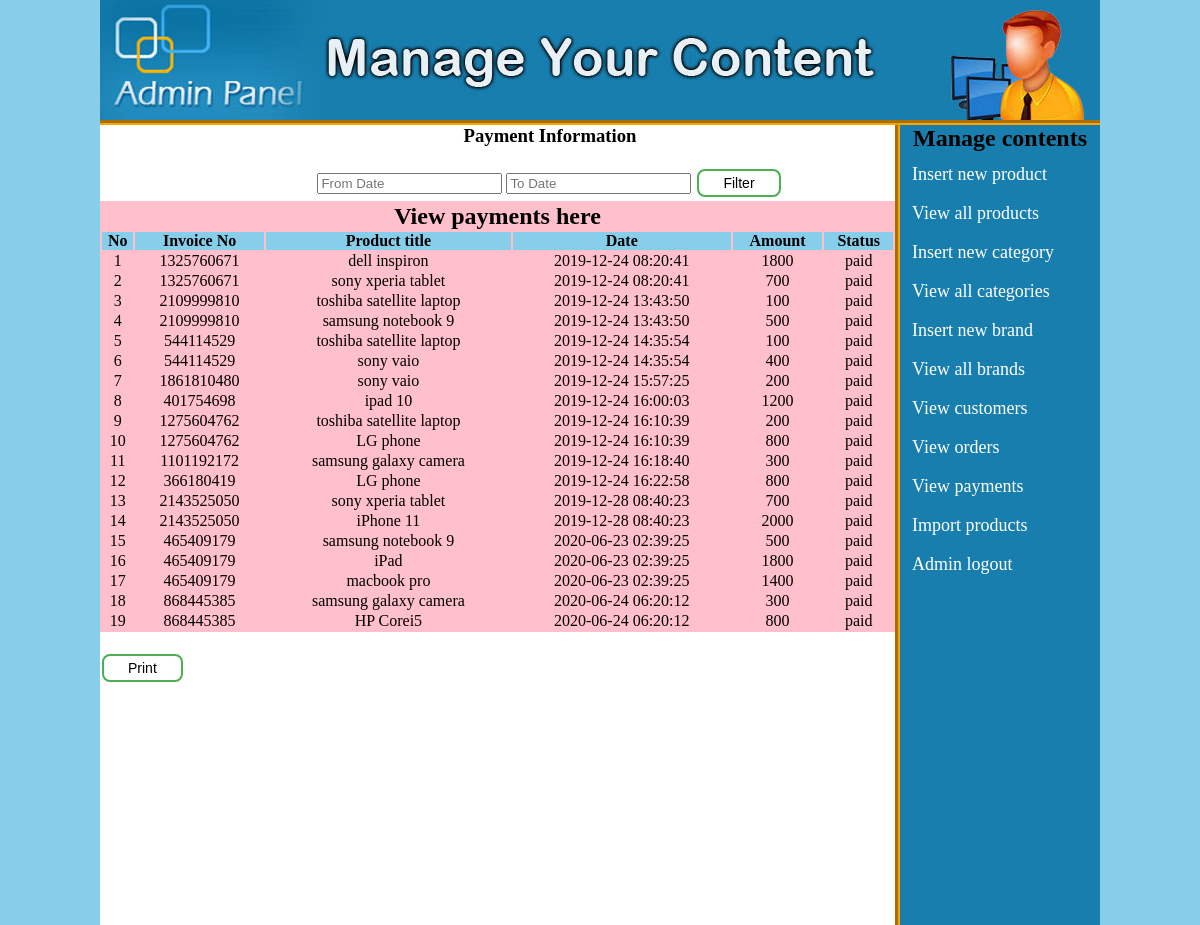
The page /admin_area/index.php?view_payments (signed in) on the database its author committed.
### tables this page shows
CREATE TABLE `orders` (
  `order_id` int(100) NOT NULL,
  `invoice_no` int(100) NOT NULL,
  `product_id` int(100) NOT NULL,
  `customer_id` int(10) NOT NULL,
  `order_date` timestamp NOT NULL DEFAULT CURRENT_TIMESTAMP ON UPDATE CURRENT_TIMESTAMP,
  `qty` int(10) NOT NULL,
  `order_status` text NOT NULL
);

CREATE TABLE `products` (
  `product_id` int(100) NOT NULL,
  `product_cat` int(100) NOT NULL,
  `product_brand` int(100) NOT NULL,
  `product_title` varchar(255) NOT NULL,
  `product_price` int(100) NOT NULL,
  `product_desc` text NOT NULL,
  `product_image` text NOT NULL,
  `product_keywords` text NOT NULL
);

### admin_area/view_payments.php (the view, shortened to what this page needs)
<?php
if(!isset($_SESSION['user_email'])){
    echo "<script>window.open('login.php?not_admin=You ara not an admin!', '_self')</script>";
} else {
?>
<div class="" style="width:900px;" align="center">
    <h3>Payment Information</h3><br />
    <input type="text" name="from_date" id="from_date" class="" placeholder="From Date" />
    <input type="text" name="to_date" id="to_date" class="" placeholder="To Date" />
    <input type="button" name="filter" id="filter" value="Filter" class="button button1" />
    <br />
</div>
<table width="795" align="center" bgcolor="pink" id="printTable">
    <tr align="center">
        <td colspan="6"><h2>View payments here</h2></td>
    </tr>
    <tr align="center" bgcolor="skyblue">
        <th>No</th>
        <th>Invoice No</th>
        <th>Product title</th>
        <th>Date</th>
        <th>Amount</th>
        <th>Status</th>
    </tr>
    <?php
    include("includes/db.php");
    $get_orders = "SELECT * FROM orders";
    $run_orders = mysqli_query($con, $get_orders);
    $i = 0;
    while($row_order = mysqli_fetch_array($run_orders)){
        $invoice_no = $row_order['invoice_no'];
        $pro_id = $row_order['product_id'];
        $date = $row_order['order_date'];
        $qty = $row_order['qty'];
        $order_status = $row_order['order_status'];
        $product = "SELECT * FROM products WHERE product_id='$pro_id'";
        $run_product = mysqli_query($con, $product);
        $row_product = mysqli_fetch_array($run_product);
        $pro_title = $row_product['product_title'];
        $pro_price = $row_product['product_price'];
        $amount = $pro_price * $qty;
        $i++;
?>
    <tr align="center">
        <td><?php echo $i; ?></td>
        <td><?php echo $invoice_no; ?></td>
        <td><?php echo $pro_title; ?></td>
        <td><?php echo $date; ?></td>
        <td><?php echo $amount; ?></td>
        <td><?php echo $order_status; ?></td>
    </tr>
    <?php } ?>
</table>
<br />
<button class="button button1">Print</button>
<?php } ?>

### admin_area/styles/style.css (style rules this page uses)
html, body, div, span, applet, object, iframe, h1, h2, h3, h4, h5, h6, p, blockquote, pre, a, abbr, acronym, address, big, cite, code, del, dfn, em, img, ins, kbd, q, s, samp, small, strike, strong, sub, sup, tt, var, b, u, i, center, dl, dt, dd, ol, ul, li, fieldset, form, label, legend, table, caption, tbody, tfoot, thead, tr, th, td, article, aside, canvas, details, embed, figure, figcaption, footer, header, hgroup, menu, nav, output, ruby, section, summary, time, mark, audio, video { margin: 0; padding: 0; border: 0; vertical-align: baseline; }
body { background:skyblue; }

### admin_area/index.php (style rules this page uses)
.button { background-color: #4CAF50; border: none; color: white; padding: 4px 24px; text-align: center; text-decoration: none; display: inline-block; font-size: 14px; margin: 4px 2px; transition-duration: 0.4s; cursor: pointer; border-radius: 8px; }
.button1 { background-color: white; color: black; border: 2px solid #4CAF50; }

### rows shown on the page
orders: invoice_no "1325760671", product.product_title "dell inspiron", order_date "2019-12-24 08:20:41", amount "1800", order_status "paid"
orders: invoice_no "1325760671", product.product_title "sony xperia tablet", order_date "2019-12-24 08:20:41", product.product_price "700", order_status "paid"
orders: invoice_no "2109999810", product.product_title "toshiba satellite laptop", order_date "2019-12-24 13:43:50", product.product_price "100", order_status "paid"
orders: invoice_no "2109999810", product.product_title "samsung notebook 9", order_date "2019-12-24 13:43:50", product.product_price "500", order_status "paid"
orders: invoice_no "544114529", product.product_title "toshiba satellite laptop", order_date "2019-12-24 14:35:54", product.product_price "100", order_status "paid"
orders: invoice_no "544114529", product.product_title "sony vaio", order_date "2019-12-24 14:35:54", amount "400", order_status "paid"
orders: invoice_no "1861810480", product.product_title "sony vaio", order_date "2019-12-24 15:57:25", product.product_price "200", order_status "paid"
orders: invoice_no "401754698", product.product_title "ipad 10", order_date "2019-12-24 16:00:03", product.product_price "1200", order_status "paid"
orders: invoice_no "1275604762", product.product_title "toshiba satellite laptop", order_date "2019-12-24 16:10:39", amount "200", order_status "paid"
orders: invoice_no "1275604762", product.product_title "LG phone", order_date "2019-12-24 16:10:39", product.product_price "800", order_status "paid"
orders: invoice_no "1101192172", product.product_title "samsung galaxy camera", order_date "2019-12-24 16:18:40", product.product_price "300", order_status "paid"
orders: invoice_no "366180419", product.product_title "LG phone", order_date "2019-12-24 16:22:58", product.product_price "800", order_status "paid"
orders: invoice_no "2143525050", product.product_title "sony xperia tablet", order_date "2019-12-28 08:40:23", product.product_price "700", order_status "paid"
orders: invoice_no "2143525050", product.product_title "iPhone 11", order_date "2019-12-28 08:40:23", amount "2000", order_status "paid"
orders: invoice_no "465409179", product.product_title "samsung notebook 9", order_date "2020-06-23 02:39:25", product.product_price "500", order_status "paid"
orders: invoice_no "465409179", product.product_title "iPad", order_date "2020-06-23 02:39:25", amount "1800", order_status "paid"
orders: invoice_no "465409179", product.product_title "macbook pro", order_date "2020-06-23 02:39:25", product.product_price "1400", order_status "paid"
orders: invoice_no "868445385", product.product_title "samsung galaxy camera", order_date "2020-06-24 06:20:12", product.product_price "300", order_status "paid"
orders: invoice_no "868445385", product.product_title "HP Corei5", order_date "2020-06-24 06:20:12", amount "800", order_status "paid"
